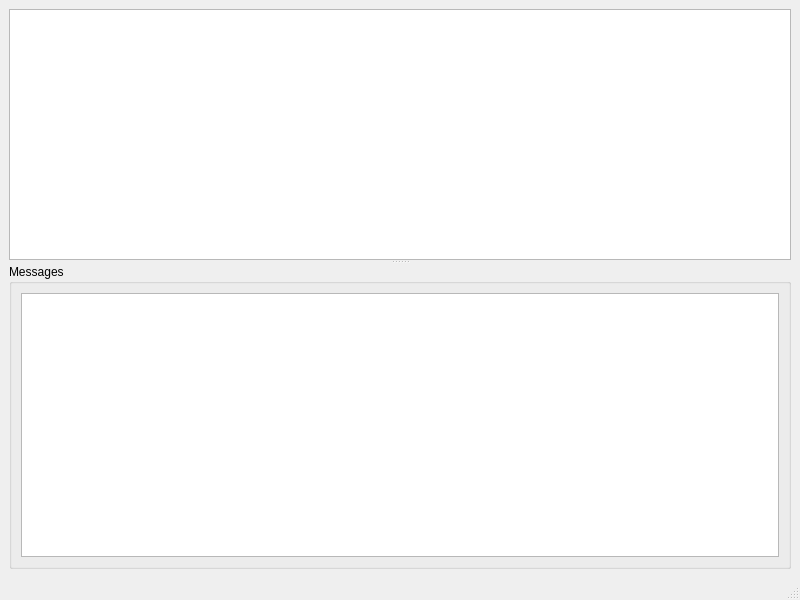
<?xml version="1.0" encoding="UTF-8"?>
<ui version="4.0">
 <class>MainWindow</class>
 <widget class="QMainWindow" name="MainWindow">
  <property name="geometry">
   <rect>
    <x>0</x>
    <y>0</y>
    <width>800</width>
    <height>600</height>
   </rect>
  </property>
  <property name="windowTitle">
   <string>Sfizz parser demo</string>
  </property>
  <widget class="QWidget" name="centralwidget">
   <layout class="QVBoxLayout" name="verticalLayout">
    <item>
     <widget class="QSplitter" name="splitter">
      <property name="orientation">
       <enum>Qt::Vertical</enum>
      </property>
      <widget class="QTextEdit" name="sfzEdit"/>
      <widget class="QGroupBox" name="groupBox">
       <property name="title">
        <string>Messages</string>
       </property>
       <layout class="QVBoxLayout" name="verticalLayout_2">
        <item>
         <widget class="QTableWidget" name="messageTable"/>
        </item>
       </layout>
      </widget>
     </widget>
    </item>
   </layout>
  </widget>
  <widget class="QMenuBar" name="menubar">
   <property name="geometry">
    <rect>
     <x>0</x>
     <y>0</y>
     <width>800</width>
     <height>20</height>
    </rect>
   </property>
  </widget>
  <widget class="QStatusBar" name="statusbar"/>
 </widget>
 <resources/>
 <connections/>
</ui>
